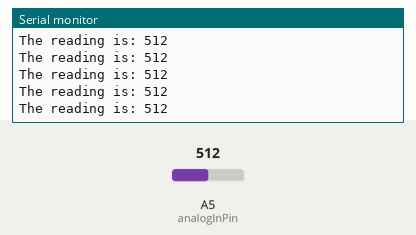
Recording of a sketch running on a simulated Arduino Uno, built with avr-gcc and run on an emulated ATmega328P. On the bench: the last lines printed to the serial monitor. The test bench sets the inputs (shaded band); at power-on: A5 (analogInPin) = 512.

Above: at 1.2 s.
1.3 s: A5 (analogInPin) set to 106
At 2.2 s:
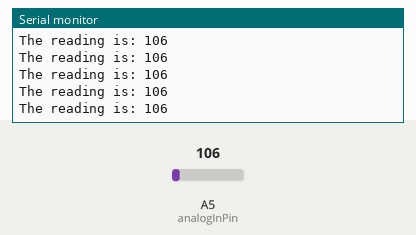
2.8 s: A5 (analogInPin) set to 95
At 3.8 s:
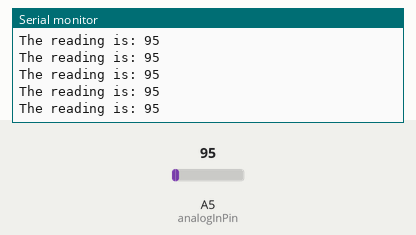
20.8 s: A5 (analogInPin) set to 988
At 21.4 s:
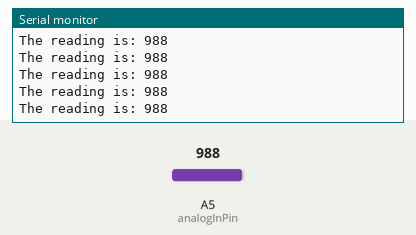
Timing chart, 0 to 23.8 s (numbered marks = the images above; inputs shaded):
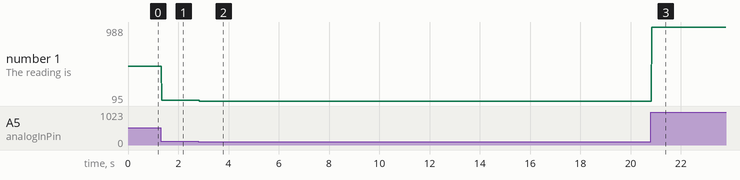

The sketch:

photodiodeTest.ino
```cpp
int analogInPin = 5;
int circuitReading;
int previousReading = 0;
int counter = 0;


void setup()
{
  Serial.begin(19200);
  pinMode(analogInPin, INPUT);
}

void loop()
{
  circuitReading = analogRead(analogInPin);

  if (circuitReading == 0)
    counter++;
  previousReading = circuitReading;

  Serial.print("The reading is: ");
  Serial.println(circuitReading);
//  Serial.print("The count is: ");
//  Serial.println(counter);

  //delay(50);
}
```

Measured:
- after the input at 1.3 s, the serial monitor: prints a new line at once (image 1)
- after the input at 2.8 s, the serial monitor: prints a new line at once (image 2)
- after the input at 20.8 s, the serial monitor: prints a new line at once (image 3)
- plotted number 1: 512 → 106 after the input at 1.3 s, 106 → 95 after the input at 2.8 s, 95 → 988 after the input at 20.8 s
